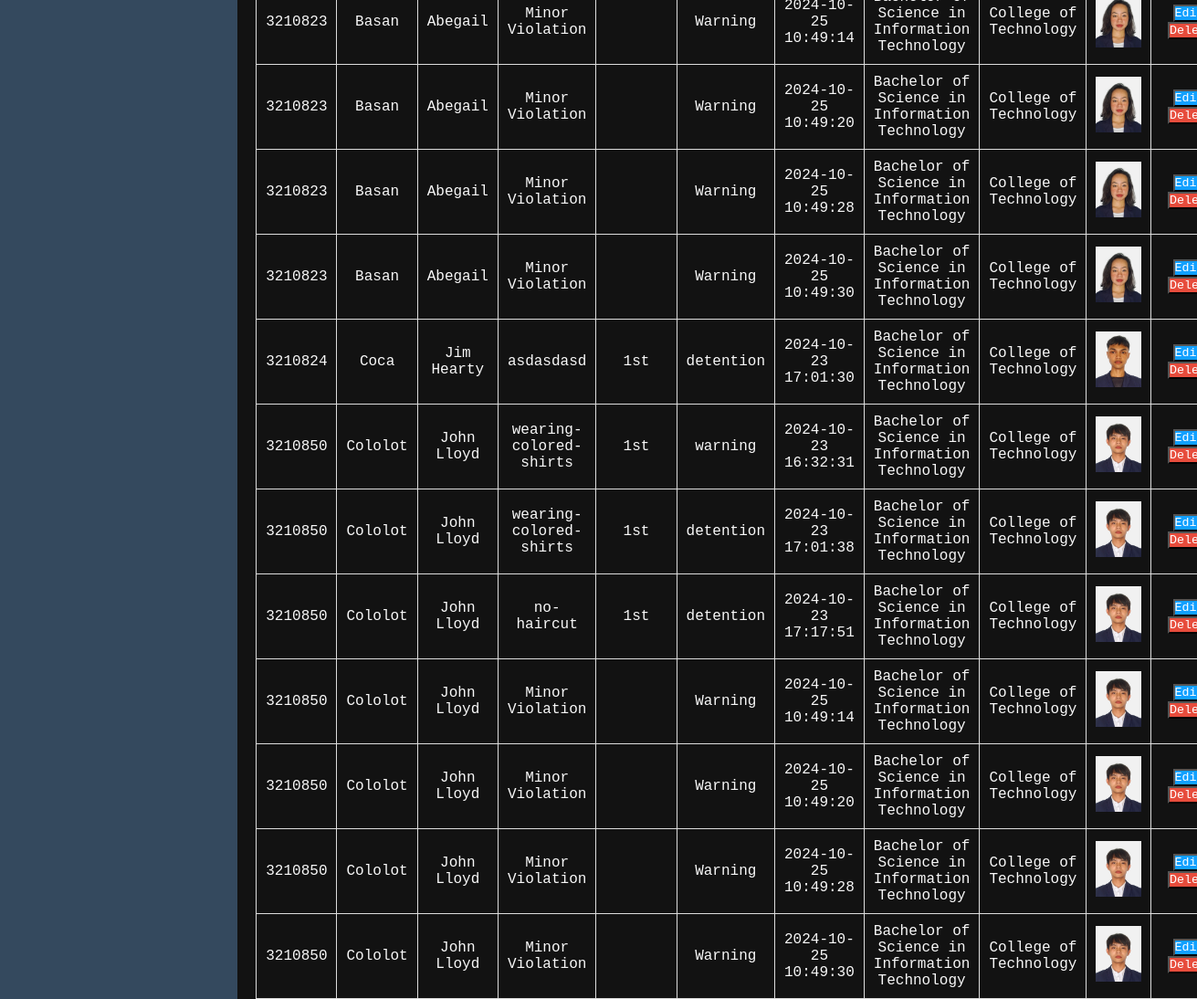
The app's page /main/cot_history_records.php, older data.
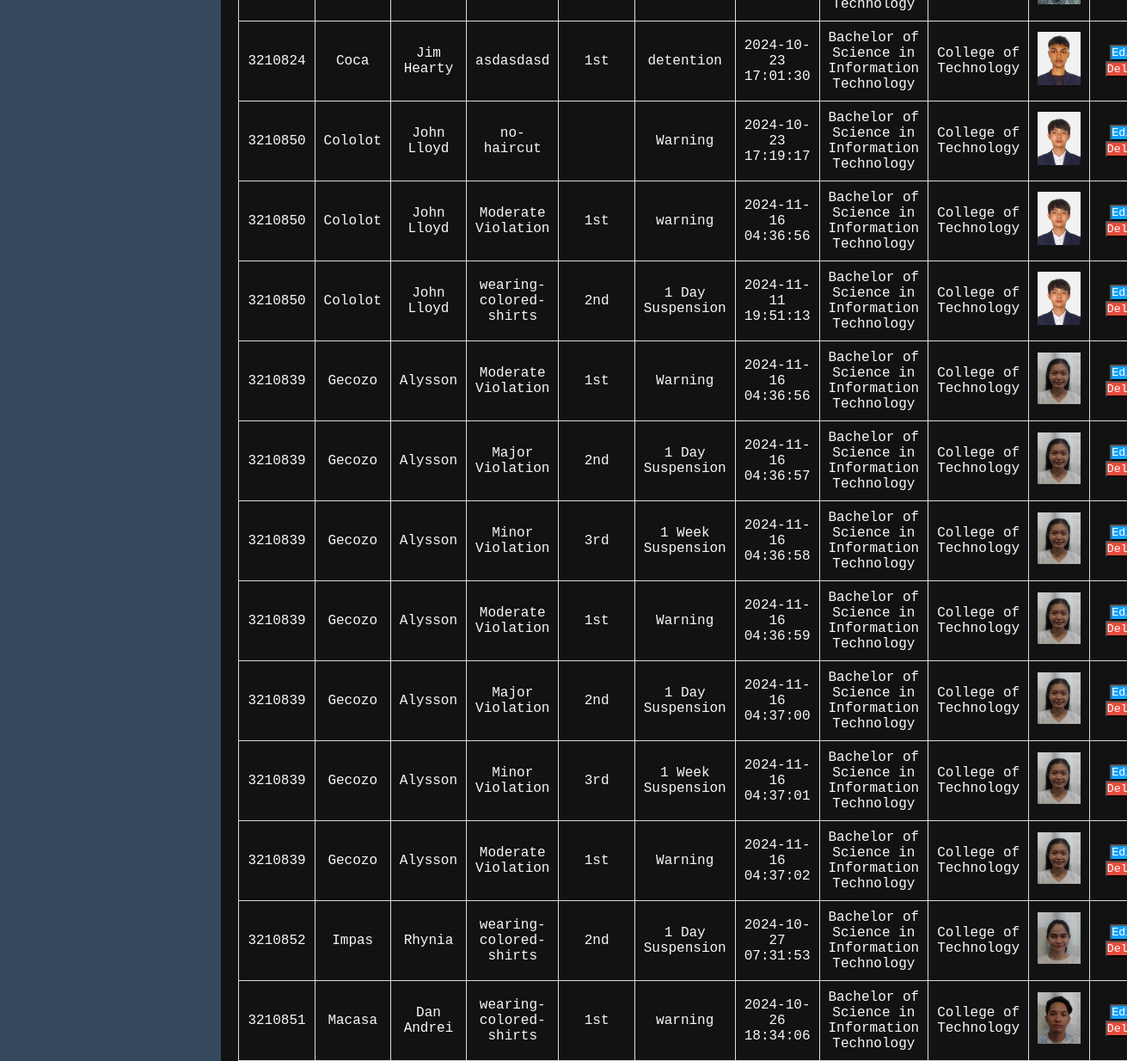
The same page, newer data.
### tables this page shows
CREATE TABLE `violation_history` (
  `id` int NOT NULL AUTO_INCREMENT,
  `student_id` varchar(50) DEFAULT NULL,
  `lastname` varchar(100) DEFAULT NULL,
  `firstname` varchar(100) DEFAULT NULL,
  `course` varchar(100) DEFAULT NULL,
  `department` varchar(100) DEFAULT NULL,
  `violation` varchar(255) DEFAULT NULL,
  `offense` enum('1st','2nd','3rd','severe') DEFAULT '1st',
  `sanction` varchar(255) DEFAULT NULL,
  `timestamp` datetime DEFAULT CURRENT_TIMESTAMP,
  `actions` varchar(255) DEFAULT 'Pending',
  `image_url` varchar(255) DEFAULT NULL,
  PRIMARY KEY (`id`)
);

CREATE TABLE `students` (
  `id` int NOT NULL AUTO_INCREMENT,
  `student_id` varchar(20) NOT NULL,
  `firstname` varchar(50) NOT NULL,
  `lastname` varchar(50) NOT NULL,
  `course` varchar(100) NOT NULL,
  `department` varchar(100) NOT NULL,
  `profile_image` varchar(255) DEFAULT NULL,
  PRIMARY KEY (`id`)
);

### main/cot_history_records.php (the view, shortened to what this page needs)
<!DOCTYPE html>
<html lang="en">
<head>
    <link rel="stylesheet" href="Sstyles.css">
    <link rel="stylesheet" href="pstyles.css">
    <link rel="stylesheet" href="staff.css">
</head>
<body>
    <div class="container">
        <aside class="sidebar">
        </aside>
        <main class="content">
            <table>
                <tbody id="history-table-body">
                <?php
                    include 'db/connection.php';
                    $sql = "SELECT vh.*, s.lastname, s.firstname, s.profile_image
                            FROM violation_history vh
                            LEFT JOIN students s ON vh.student_id = s.student_id
                            WHERE vh.student_id IS NOT NULL";
                    $result = $conn->query($sql);
                    if ($result && $result->num_rows > 0) {
                        while ($row = $result->fetch_assoc()) {
                            echo "<tr data-id='" . htmlspecialchars($row['student_id']) . "'>";
                            echo "<td>" . htmlspecialchars($row['student_id']) . "</td>";
                            echo "<td class='lastname'>" . htmlspecialchars($row['lastname']) . "</td>";
                            echo "<td class='firstname'>" . htmlspecialchars($row['firstname']) . "</td>";
                            echo "<td class='violation'>" . htmlspecialchars($row['violation']) . "</td>";
                            echo "<td class='offense'>" . htmlspecialchars($row['offense']) . "</td>";
                            echo "<td class='sanction'>" . htmlspecialchars($row['sanction']) . "</td>";
                            echo "<td class='timestamp'>" . htmlspecialchars($row['timestamp']) . "</td>";
                            echo "<td class='course'>" . htmlspecialchars($row['course']) . "</td>";
                            echo "<td class='department'>" . htmlspecialchars($row['department']) . "</td>";
                            echo "<td><img class='profile-image' src='" . htmlspecialchars($row['profile_image']) . "' alt='Profile Image' width='50' /></td>";
                            echo "<td>
                            <button class='edit-btn' data-id='" . htmlspecialchars($row['student_id']) . "'>Edit</button>
                            <button class='delete-btn' data-id='" . htmlspecialchars($row['student_id']) . "'>Delete</button>
                          </td>";
                            echo "</tr>";
                        }
                    } else {
                        echo "<tr><td colspan='11'>No records found</td></tr>";
                    }
                ?>
                </tbody>
            </table>
        </main>
    </div>
</body>
</html>

### main/Sstyles.css (style rules this page uses)
.container { display: flex; }
.sidebar { width: 20%; background-color: #34495e; color: white; padding: 20px; }
.content { width: 80%; padding: 20px; }
table { width: 100%; border-collapse: collapse; }
table, th, td { border: 1px solid #ccc; }
th, td { padding: 10px; text-align: left; }
td { background-color: #121212; }
.edit-btn { background-color: #11a0ff; color: rgb(255, 255, 255); margin-right: 5px; }
.delete-btn { background-color: #e74c3c; color: white; }
* { margin: 0; padding: 0; box-sizing: border-box; font-family: 'Courier New', Courier, monospace; }
body { background-color: #121212; color: #f8f8f8; display: flex; flex-direction: column; justify-content: center; align-items: center; min-height: 100vh; overflow: hidden; position: relative; }
.content { text-align: center; margin-top: 80px; z-index: 10; position: relative; padding: 0 20px; }

### main/pstyles.css (style rules this page uses)
body { font-family: Arial, sans-serif; background-color: #f5f5f5; display: flex; justify-content: center; align-items: center; height: 100vh; margin: 0; }
.violation-section th, td { border: 1px solid #ddd; padding: 10px; text-align: center; }
* { margin: 0; padding: 0; box-sizing: border-box; font-family: 'Courier New', Courier, monospace; }
body { background-color: #121212; color: #f8f8f8; display: flex; flex-direction: column; justify-content: center; align-items: center; min-height: 100vh; overflow: hidden; position: relative; }
.content { text-align: center; margin-top: 80px; z-index: 10; position: relative; padding: 0 20px; }

### main/staff.css (style rules this page uses)
* { margin: 0; padding: 0; box-sizing: border-box; font-family: 'Courier New', Courier, monospace; }
body { background-color: #121212; color: #f8f8f8; display: flex; flex-direction: column; justify-content: center; align-items: center; min-height: 100vh; overflow: hidden; position: relative; }
.content { text-align: center; margin-top: 80px; z-index: 10; position: relative; padding: 0 20px; }

Row changes from the older to the newer data that the page shows:
removed violation_history: student "3210823", students.lastname "Basan", students.firstname "Abegail", violation "Minor Violation", sanction "Warning", department "College of Technology", students.profile_image (picture)
removed violation_history: student "3210823", students.lastname "Basan", students.firstname "Abegail", violation "Minor Violation", sanction "Warning", timestamp "2024-10-25 10:49:20", course "Bachelor of Science in Information Technology", department "College of Technology", students.profile_image (picture)
removed violation_history: student "3210823", students.lastname "Basan", students.firstname "Abegail", violation "Minor Violation", sanction "Warning", timestamp "2024-10-25 10:49:28", course "Bachelor of Science in Information Technology", department "College of Technology", students.profile_image (picture)
removed violation_history: student "3210823", students.lastname "Basan", students.firstname "Abegail", violation "Minor Violation", sanction "Warning", timestamp "2024-10-25 10:49:30", course "Bachelor of Science in Information Technology", department "College of Technology", students.profile_image (picture)
removed violation_history: student "3210850", students.lastname "Cololot", students.firstname "John Lloyd", violation "wearing-colored-shirts", offense "1st", sanction "warning", timestamp "2024-10-23 16:32:31", course "Bachelor of Science in Information Technology", department "College of Technology", students.profile_image (picture)
removed violation_history: student "3210850", students.lastname "Cololot", students.firstname "John Lloyd", violation "wearing-colored-shirts", offense "1st", sanction "detention", timestamp "2024-10-23 17:01:38", course "Bachelor of Science in Information Technology", department "College of Technology", students.profile_image (picture)
removed violation_history: student "3210850", students.lastname "Cololot", students.firstname "John Lloyd", violation "no-haircut", offense "1st", sanction "detention", timestamp "2024-10-23 17:17:51", course "Bachelor of Science in Information Technology", department "College of Technology", students.profile_image (picture)
removed violation_history: student "3210850", students.lastname "Cololot", students.firstname "John Lloyd", violation "Minor Violation", sanction "Warning", timestamp "2024-10-25 10:49:14", course "Bachelor of Science in Information Technology", department "College of Technology", students.profile_image (picture)
removed violation_history: student "3210850", students.lastname "Cololot", students.firstname "John Lloyd", violation "Minor Violation", sanction "Warning", timestamp "2024-10-25 10:49:20", course "Bachelor of Science in Information Technology", department "College of Technology", students.profile_image (picture)
removed violation_history: student "3210850", students.lastname "Cololot", students.firstname "John Lloyd", violation "Minor Violation", sanction "Warning", timestamp "2024-10-25 10:49:28", course "Bachelor of Science in Information Technology", department "College of Technology", students.profile_image (picture)
removed violation_history: student "3210850", students.lastname "Cololot", students.firstname "John Lloyd", violation "Minor Violation", sanction "Warning", timestamp "2024-10-25 10:49:30", course "Bachelor of Science in Information Technology", department "College of Technology", students.profile_image (picture)
added violation_history: students.profile_image (picture)
added violation_history: student "3210850", students.lastname "Cololot", students.firstname "John Lloyd", violation "no-haircut", sanction "Warning", timestamp "2024-10-23 17:19:17", course "Bachelor of Science in Information Technology", department "College of Technology", students.profile_image (picture)
added violation_history: student "3210850", students.lastname "Cololot", students.firstname "John Lloyd", violation "Moderate Violation", offense "1st", sanction "warning", timestamp "2024-11-16 04:36:56", course "Bachelor of Science in Information Technology", department "College of Technology", students.profile_image (picture)
added violation_history: student "3210850", students.lastname "Cololot", students.firstname "John Lloyd", violation "wearing-colored-shirts", offense "2nd", sanction "1 Day Suspension", timestamp "2024-11-11 19:51:13", course "Bachelor of Science in Information Technology", department "College of Technology", students.profile_image (picture)
added violation_history: student "3210839", students.lastname "Gecozo", students.firstname "Alysson", violation "Moderate Violation", offense "1st", sanction "Warning", timestamp "2024-11-16 04:36:56", course "Bachelor of Science in Information Technology", department "College of Technology", students.profile_image (picture)
added violation_history: student "3210839", students.lastname "Gecozo", students.firstname "Alysson", violation "Major Violation", offense "2nd", sanction "1 Day Suspension", timestamp "2024-11-16 04:36:57", course "Bachelor of Science in Information Technology", department "College of Technology", students.profile_image (picture)
added violation_history: student "3210839", students.lastname "Gecozo", students.firstname "Alysson", violation "Minor Violation", offense "3rd", sanction "1 Week Suspension", timestamp "2024-11-16 04:36:58", course "Bachelor of Science in Information Technology", department "College of Technology", students.profile_image (picture)
added violation_history: student "3210839", students.lastname "Gecozo", students.firstname "Alysson", violation "Moderate Violation", offense "1st", sanction "Warning", timestamp "2024-11-16 04:36:59", course "Bachelor of Science in Information Technology", department "College of Technology", students.profile_image (picture)
added violation_history: student "3210839", students.lastname "Gecozo", students.firstname "Alysson", violation "Major Violation", offense "2nd", sanction "1 Day Suspension", timestamp "2024-11-16 04:37:00", course "Bachelor of Science in Information Technology", department "College of Technology", students.profile_image (picture)
added violation_history: student "3210839", students.lastname "Gecozo", students.firstname "Alysson", violation "Minor Violation", offense "3rd", sanction "1 Week Suspension", timestamp "2024-11-16 04:37:01", course "Bachelor of Science in Information Technology", department "College of Technology", students.profile_image (picture)
added violation_history: student "3210839", students.lastname "Gecozo", students.firstname "Alysson", violation "Moderate Violation", offense "1st", sanction "Warning", timestamp "2024-11-16 04:37:02", course "Bachelor of Science in Information Technology", department "College of Technology", students.profile_image (picture)
added violation_history: student "3210852", students.lastname "Impas", students.firstname "Rhynia", violation "wearing-colored-shirts", offense "2nd", sanction "1 Day Suspension", timestamp "2024-10-27 07:31:53", course "Bachelor of Science in Information Technology", department "College of Technology", students.profile_image (picture)
added violation_history: student "3210851", students.lastname "Macasa", students.firstname "Dan Andrei", violation "wearing-colored-shirts", offense "1st", sanction "warning", timestamp "2024-10-26 18:34:06", course "Bachelor of Science in Information Technology", department "College of Technology", students.profile_image (picture)
